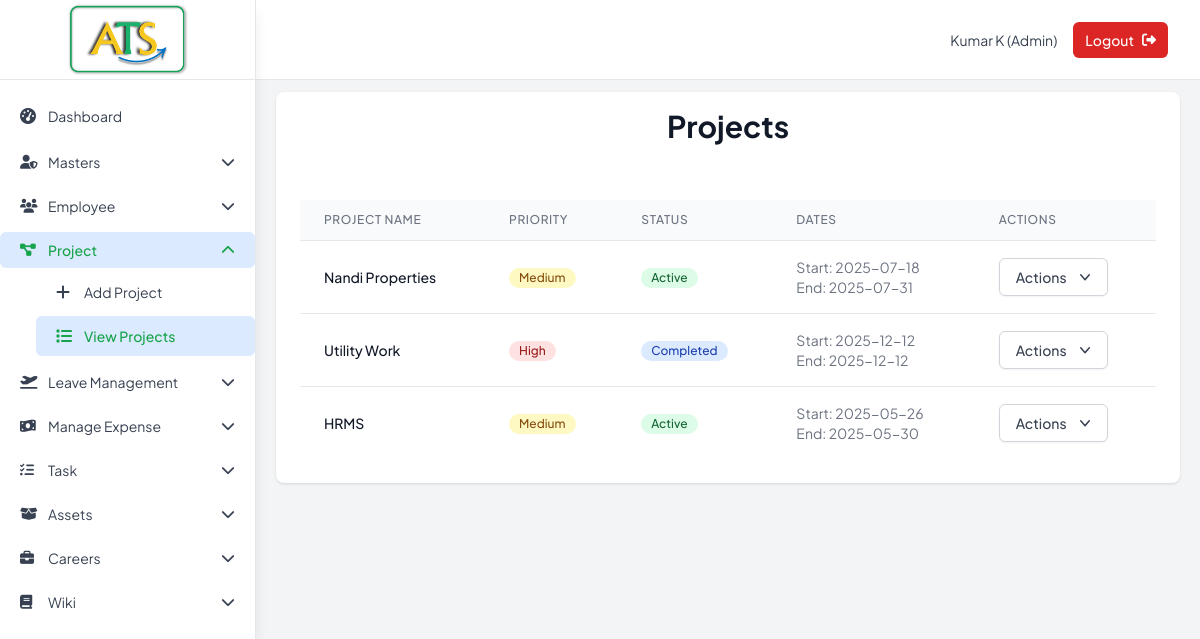
Before: /admin/view_projects (signed in) with the older database file.
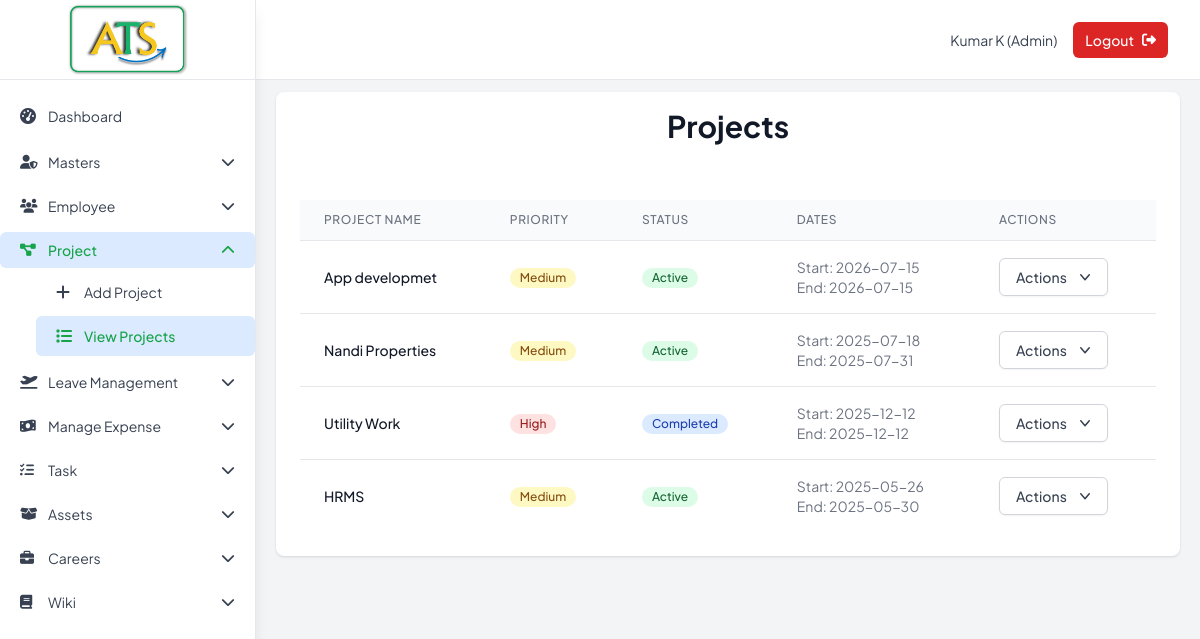
After: the same page with the newer database file.
### tables this page shows
CREATE TABLE tbl_project (
                project_id INTEGER PRIMARY KEY AUTOINCREMENT,
                project_name TEXT NOT NULL,
                priority TEXT NOT NULL,
                project_desc TEXT,
                project_status TEXT DEFAULT 'active',
                start_date DATE NOT NULL,
                end_date DATE,
                inserted_date DATETIME DEFAULT CURRENT_TIMESTAMP
            );

### app.py (the view)
@app.route('/admin/view_projects')
def view_projects():
    if 'user_id' not in session or session['emp_type'] != 'admin':
        return redirect(url_for('login'))
    projects = db.get_projects()
    return render_template('view_projects.html', projects=projects)

### templates/view_projects.html (shortened to what this page needs)
{% extends "base.html" %}
{% block content %}
<div class="max-w-7xl mx-auto lg:px-2 max-md:w-[23rem]">
    <div class="bg-white shadow rounded-lg">
        <div class="mb-8">
            <h1 class="text-3xl font-bold text-gray-900 text-center pt-4">Projects</h1>
        </div>
        <div class="px-4 py-5 sm:p-6">
            <div class="overflow-x-auto">
                <table class="min-w-full divide-y divide-gray-200">
                    <thead class="bg-gray-50">
                        <tr>
                            <th class="px-6 py-3 text-left text-xs font-medium text-gray-500 uppercase tracking-wider">
                                Project Name</th>
                            <th class="px-6 py-3 text-left text-xs font-medium text-gray-500 uppercase tracking-wider">
                                Priority</th>
                            <th class="px-6 py-3 text-left text-xs font-medium text-gray-500 uppercase tracking-wider">
                                Status</th>
                            <th class="px-6 py-3 text-left text-xs font-medium text-gray-500 uppercase tracking-wider">
                                Dates</th>
                            <th class="px-6 py-3 text-left text-xs font-medium text-gray-500 uppercase tracking-wider">
                                Actions</th>
                        </tr>
                    </thead>
                    <tbody class="bg-white divide-y divide-gray-200">
                        {% for project in projects %}
                        <tr>
                            <td class="px-6 py-4 whitespace-nowrap">
                                <div class="text-sm font-medium text-gray-900">{{ project[1] }}</div>
                            </td>
                            <td class="px-6 py-4 whitespace-nowrap">
                                <span class="inline-flex items-center px-2.5 py-0.5 rounded-full text-xs font-medium
                                    {% if project[2] == 'high' %}bg-red-100 text-red-800
                                    {% elif project[2] == 'medium' %}bg-yellow-100 text-yellow-800
                                    {% else %}bg-green-100 text-green-800{% endif %}">
                                    {{ project[2].title() }}
                                </span>
                            </td>
                            <td class="px-6 py-4 whitespace-nowrap">
                                <span class="inline-flex items-center px-2.5 py-0.5 rounded-full text-xs font-medium
                                    {% if project[4] == 'active' %}bg-green-100 text-green-800
                                    {% elif project[4] == 'completed' %}bg-blue-100 text-blue-800
                                    {% else %}bg-gray-100 text-gray-800{% endif %}">
                                    {{ project[4].replace('_', ' ').title() }}
                                </span>
                            </td>
                            <td class="px-6 py-4 whitespace-nowrap text-sm text-gray-500">
                                <div>Start: {{ project[5] }}</div>
                                <div>End: {{ project[6] if project[6] else 'Not set' }}</div>
                            </td>
                            <td class="px-6 py-4 whitespace-nowrap text-sm font-medium">
                                <div class="relative inline-block text-left">
                                    <button onclick="toggleDropdown(this)"
                                        class="inline-flex justify-center w-full rounded-md border border-gray-300 shadow-sm px-4 py-2 bg-white text-sm font-medium text-gray-700 hover:bg-gray-50">
                                        Actions
                                        <svg class="-mr-1 ml-2 h-5 w-5" xmlns="http://www.w3.org/2000/svg"
                                            viewBox="0 0 20 20" fill="currentColor" aria-hidden="true">
                                            <path fill-rule="evenodd"
                                                d="M5.23 7.21a.75.75 0 011.06.02L10 11.586l3.71-4.356a.75.75 0 011.14.976l-4.25 5a.75.75 0 01-1.14 0l-4.25-5a.75.75 0 01.02-1.06z"
                                                clip-rule="evenodd" />
                                        </svg>
                                    </button>
                                </div>
                            </td>
                        </tr>
                        {% endfor %}
                    </tbody>
                </table>
            </div>
        </div>
    </div>
</div>
{% endblock %}

### templates/base.html (shortened to what this page needs)
<!DOCTYPE html>
<html lang="en">
<head>
    <link href="https://cdn.jsdelivr.net/npm/tailwindcss@2.2.19/dist/tailwind.min.css" rel="stylesheet">
    <link href="https://cdnjs.cloudflare.com/ajax/libs/font-awesome/5.15.4/css/all.min.css" rel="stylesheet">
    <script src="https://cdn.tailwindcss.com"></script>
    <link rel="stylesheet" href="https://cdnjs.cloudflare.com/ajax/libs/font-awesome/6.7.2/css/all.min.css" />
    <link href="https://cdn.quilljs.com/1.3.6/quill.snow.css" rel="stylesheet">
</head>
<body class="bg-gray-100 antialiased">
{% if session.user_id and request.endpoint not in ['login'] %}
    {% set SIDEBAR_W = '64' if session.emp_type == 'admin' else '56' %}
    {% set emg_missing = session.get('emg_missing') %}
    {% set employee_active = request.endpoint in ['add_employee','view_employees','registration_requests'] %}
    {% set project_active  = request.endpoint in ['add_project','view_projects'] %}
    {% set leave_active    = request.endpoint in ['admin_leave_types',
                                                 'admin_leave_requests',
                                                 'admin_leave_summary'] %}
    {% set expense_active  = request.endpoint in ['admin_expense_types','expense', 'existing_expenses', 'admin_sub_expense_types'] %}
    {% set task_active     = request.endpoint in ['add_task','view_tasks','admin_daily_tasks'] %}
    {% set asset_active    = request.endpoint in ['add_asset','view_assets','manage_allocation','asset_history'] %}
    {% set careers_active  = request.endpoint in ['add_job', 'view_jobs', 'employee_careers'] %}
    {% set wiki_active     = request.endpoint in ['admin_wiki_categories','add_wiki','view_wikis','edit_wiki'] %}
    {% set admin_dashboard_active = request.endpoint == 'admin_dashboard' %}
    {% set employee_dashboard_active = request.endpoint == 'employee_dashboard' %}
    {% set admin_wiki_views_active = request.endpoint == 'admin_wiki_views' %}
    {% set employee_wiki_list_active = request.endpoint == 'employee_wiki_list' %}
    {% set add_wiki_active = request.endpoint == 'add_wiki' %}
    {% set view_wikis_active = request.endpoint == 'view_wikis' %}
    {% set employee_assets_active = request.endpoint in ['employee_assets'] %}
    <aside id="sidebar"
           class="hidden md:block fixed top-0 left-0 h-screen w-{{ SIDEBAR_W }} bg-white shadow-lg z-40">
        <div class="flex flex-col h-full">
            <div class="flex items-center justify-center h-20 border-b border-r">
                <a href="/">
                    <img src="{{ url_for('static', filename='images/ATS.png') }}"
                         alt="Logo" class="h-[4.5rem] w-auto object-contain">
                </a>
            </div>
            <nav class="flex-1 overflow-y-auto py-4 space-y-2 text-sm border-r">
                {% macro navlink(label, icon, endpoint) -%}
                    {% set active = request.endpoint == endpoint %}
                    <a href="{{ url_for(endpoint) }}"
                       class="flex items-center px-5 py-2 rounded-md transition
                              {{ 'bg-blue-100 text-green-600 font-medium' if active
                                 else 'text-gray-700 hover:bg-gray-100' }}">
                        <i class="{{ icon }} w-4 mr-3 text-base"></i> {{ label }}
                    </a>
                {%- endmacro %}
                {{ navlink('Dashboard','fas fa-tachometer-alt',
                           session.emp_type=='admin' and 'admin_dashboard'
                           or 'employee_dashboard') }}
                {% if session.emp_type == 'admin' %}
                    {% set masters_active = request.endpoint in ['admin_task_statuses', 'admin_employee_statuses'] %}
                    <details class="group" {{ 'open' if masters_active else '' }}>
                        <summary class="flex items-center px-5 py-2 cursor-pointer rounded-md
                                        {{ 'bg-blue-100 text-green-600 font-medium' if masters_active
                                           else 'text-gray-700 hover:bg-gray-100' }}">
                            <i class="fas fa-user-shield w-4 mr-3"></i> Masters
                            <i class="fas fa-chevron-down ml-auto transform transition group-open:rotate-180"></i>
                        </summary>
                    </details>
                    <details class="group" {{ 'open' if employee_active else '' }}>
                        <summary class="flex items-center px-5 py-2 cursor-pointer rounded-md
                                        {{ 'bg-blue-100 text-green-600 font-medium' if employee_active
                                           else 'text-gray-700 hover:bg-gray-100' }}">
                            <i class="fas fa-users w-4 mr-3"></i> Employee
                            <i class="fas fa-chevron-down ml-auto transform transition group-open:rotate-180"></i>
                        </summary>
                    </details>
                    <details class="group" {{ 'open' if project_active else '' }}>
                        <summary class="flex items-center px-5 py-2 cursor-pointer rounded-md
                                        {{ 'bg-blue-100 text-green-600 font-medium' if project_active
                                           else 'text-gray-700 hover:bg-gray-100' }}">
                            <i class="fas fa-project-diagram w-4 mr-3"></i> Project
                            <i class="fas fa-chevron-down ml-auto transform transition group-open:rotate-180"></i>
                        </summary>
                        <div class="pl-9 mt-1 space-y-1">
                            {{ navlink('Add Project','fas fa-plus','add_project') }}
                            {{ navlink('View Projects','fas fa-list','view_projects') }}
                        </div>
                    </details>
                    <details class="group" {{ 'open' if leave_active else '' }}>
                        <summary class="flex items-center px-5 py-2 cursor-pointer rounded-md
                                        {{ 'bg-blue-100 text-green-600 font-medium' if leave_active
                                           else 'text-gray-700 hover:bg-gray-100' }}">
                            <i class="fas fa-plane-departure w-4 mr-3"></i> Leave Management
                            <i class="fas fa-chevron-down ml-auto transform transition group-open:rotate-180"></i>
                        </summary>
                    </details>
                    <details class="group" {{ 'open' if expense_active else '' }}>
                        <summary class="flex items-center px-5 py-2 cursor-pointer rounded-md
                                        {{ 'bg-blue-100 text-green-600 font-medium' if expense_active
                                           else 'text-gray-700 hover:bg-gray-100' }}">
                            <i class="fas fa-money-bill-wave w-4 mr-3"></i> Manage Expense
                            <i class="fas fa-chevron-down ml-auto transform transition group-open:rotate-180"></i>
                        </summary>
                    </details>
                    <details class="group" {{ 'open' if task_active else '' }}>
                        <summary class="flex items-center px-5 py-2 cursor-pointer rounded-md
                                        {{ 'bg-blue-100 text-green-600 font-medium' if task_active
                                           else 'text-gray-700 hover:bg-gray-100' }}">
                            <i class="fas fa-tasks w-4 mr-3"></i> Task
                            <i class="fas fa-chevron-down ml-auto transform transition group-open:rotate-180"></i>
                        </summary>
                    </details>
                    <details class="group" {{ 'open' if request.endpoint in ['add_asset','view_assets', 'manage_allocation', 'asset_history'] else '' }}>
                        <summary class="flex items-center px-5 py-2 cursor-pointer rounded-md
                                        {{ 'bg-blue-100 text-green-600 font-medium' if request.endpoint in ['add_asset','view_assets', 'manage_allocation', 'asset_history']
                                        else 'text-gray-700 hover:bg-gray-100' }}">
                            <i class="fas fa-box-open w-4 mr-3"></i> Assets
                            <i class="fas fa-chevron-down ml-auto transform transition group-open:rotate-180"></i>
                        </summary>
                    </details>
                    <details class="group" {{ 'open' if request.endpoint in ['add_job', 'view_jobs', 'employee_careers'] else '' }}>
                        <summary class="flex items-center px-5 py-2 cursor-pointer rounded-md
                                        {{ 'bg-blue-100 text-green-600 font-medium' if request.endpoint in ['add_job', 'view_jobs', 'employee_careers']
                                        else 'text-gray-700 hover:bg-gray-100' }}">
                            <i class="fas fa-briefcase w-4 mr-3"></i> Careers
                            <i class="fas fa-chevron-down ml-auto transform transition group-open:rotate-180"></i>
                        </summary>
                    </details>
                    <details class="group" {{ 'open' if request.endpoint in ['admin_wiki_categories','add_wiki','view_wikis','edit_wiki', 'admin_wiki_views'] else '' }}>
                        <summary class="flex items-center px-5 py-2 cursor-pointer rounded-md
                                        {{ 'bg-blue-100 text-green-600 font-medium' if request.endpoint in ['admin_wiki_categories','add_wiki','view_wikis','edit_wiki', 'admin_wiki_views'] else 'text-gray-700 hover:bg-gray-100' }}">
                            <i class="fas fa-book w-4 mr-3"></i> Wiki
                            <i class="fas fa-chevron-down ml-auto transform transition group-open:rotate-180"></i>
                        </summary>
                    </details>
                    {% endif %}
            </nav>
        </div>
    </aside>
    <nav class="bg-white border-b sticky top-0 z-30
                md:ml-{{ SIDEBAR_W }} flex items-center h-[5rem] px-4 sm:px-8">
        <div class="ml-auto flex items-center space-x-4">
            <span class="hidden sm:block text-sm text-gray-700">
                {{ session.first_name }} {{ session.last_name }} ({{ session.emp_type.title() }})
            </span>
            <button id="logoutButton"
                    class="flex items-center gap-2 px-3 py-2 rounded-md bg-red-600 hover:bg-red-700
                           text-white text-sm font-medium focus:outline-none">
                <span class="hidden sm:inline">Logout</span>
                <i class="fas fa-sign-out-alt text-sm"></i>
            </button>
        </div>
    </nav>
{% endif %}
<div class="{% if session.user_id %}md:ml-{{ SIDEBAR_W }}{% endif %}">
    <main class="{% block main_class %}p-3 w-full max-w-full{% endblock %}">
        {% block content %}{% endblock %}
    </main>
</div>
</body>
</html>

Changed rows visible on the page:
added tbl_project: project_name "App developmet", priority "Medium", project_status "Active", start_date "2026-07-15", end_date "2026-07-15"
